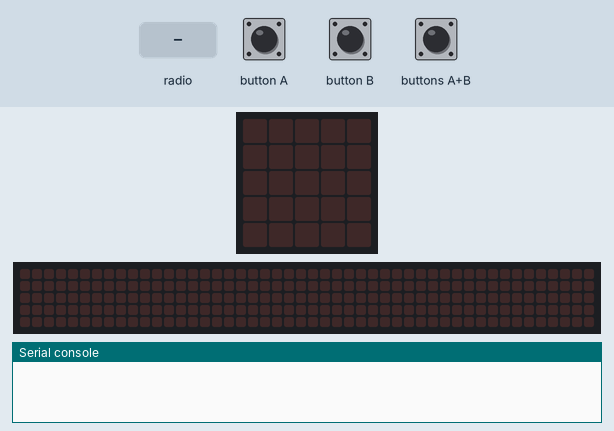
This program was run on a simulated BBC micro:bit running MicroPython. On the bench: the board's 5×5 LED display, a strip that is not on the board, showing the scrolling text unrolled, the last lines printed to the serial console. Inputs (shaded band) come from the test bench. No radio messages arrive unless stated (any console line starting 'radio sent:' is added by the test bench); the interpreter's speed is modelled, so counts of loop turns are approximate; the 48×5 strip is a reading aid, not a part: it shows the text the display is scrolling, unrolled, one strip-width of it at a time.

Above: at 5.0 s.
5.1 s: radio message "Con" arrives
At 5.2 s:
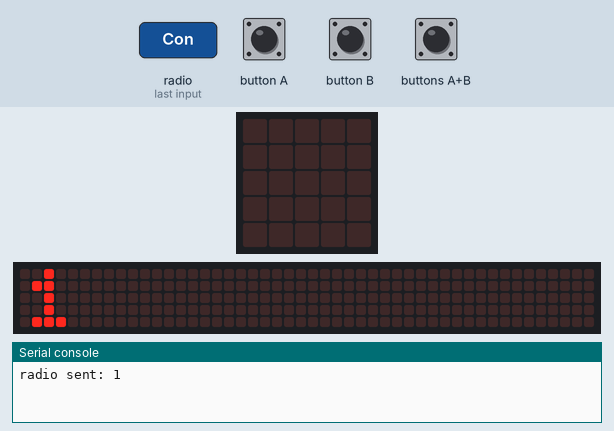
8.1 s: buttons A+B pressed for 0.15 s
At 8.2 s:
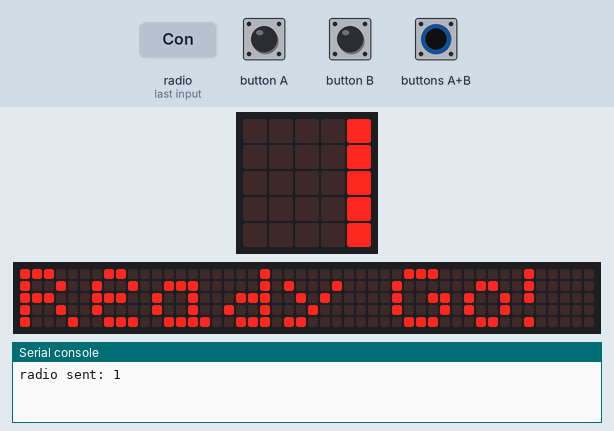
Timing chart, 0 to 11.1 s (numbered marks = the images above; inputs shaded):
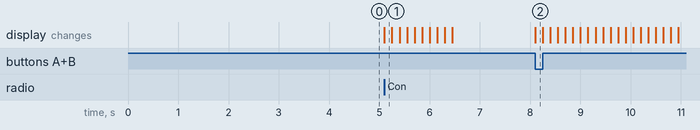

Measured:
- after the input at 5.1 s, the display: changes at once (image 1)
- after the input at 8.1 s, the display: changes at once (image 2)

The program:

1.1receiver.py
```python
from microbit import *
import radio
# import serial

# ser = serial.Serial('COM4', 115200)

Game = 0
cntPlayer = 0
radio.config(group=10)
radio.on()
while not (Game):
    message=radio.receive()
    if message=="Con":
        if cntPlayer<4:
            radio.send(str(cntPlayer+1))
            cntPlayer+=1
            display.scroll(str(cntPlayer))
        else:
            display.scroll("Too many players")
    if button_a.is_pressed() and button_b.is_pressed():
        Game = 1
display.scroll("Ready Go!")
que=[0,0,0,0,0,0]
head=0
tail=0
while True:
    # for i in range(cntPlayer):
    #     message=radio.receive()
    #     if message:
    #         print(message)
    #     else:break
    # message=radio.receive()
    # if message:print(message)

    # def count(a,b,c):
    #     if b>a:return b-a
    #     return b-a+c
    # o=0
    # while count(head,tail,cntPlayer)<cntPlayer:
    #     o+=1
    #     if o>10:break
    #     message=radio.receive()
    #     if message:
    #         que[tail]=message
    #         tail=(tail+1)%cntPlayer
    # while head!=tail:
    #     print(que[head])
    #     head=(head+1)%cntPlayer
    o=0
    q=[]
    while len(q)<cntPlayer*2:
        o+=1
        if o>20*(cntPlayer+1):break
        message=radio.receive()
        if message:
            q.append(message)
    for i in q:print(i)
    sleep(10)
```
